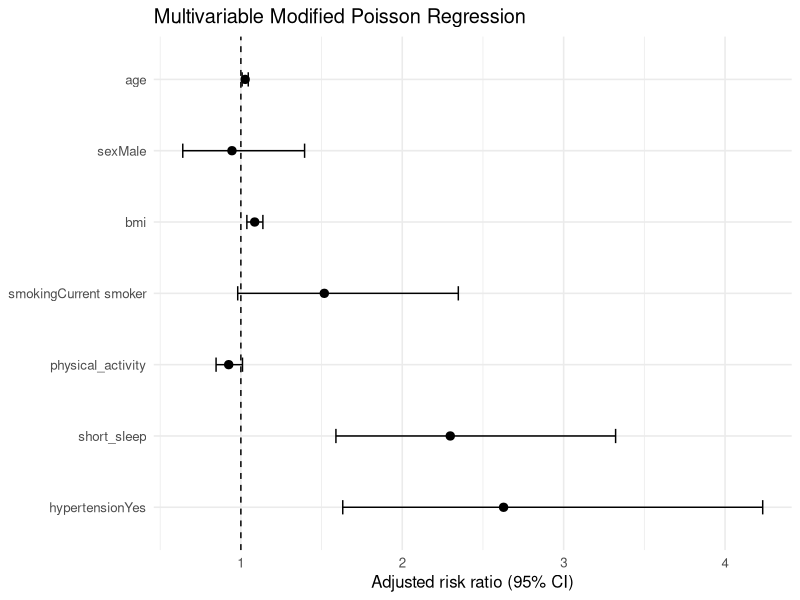
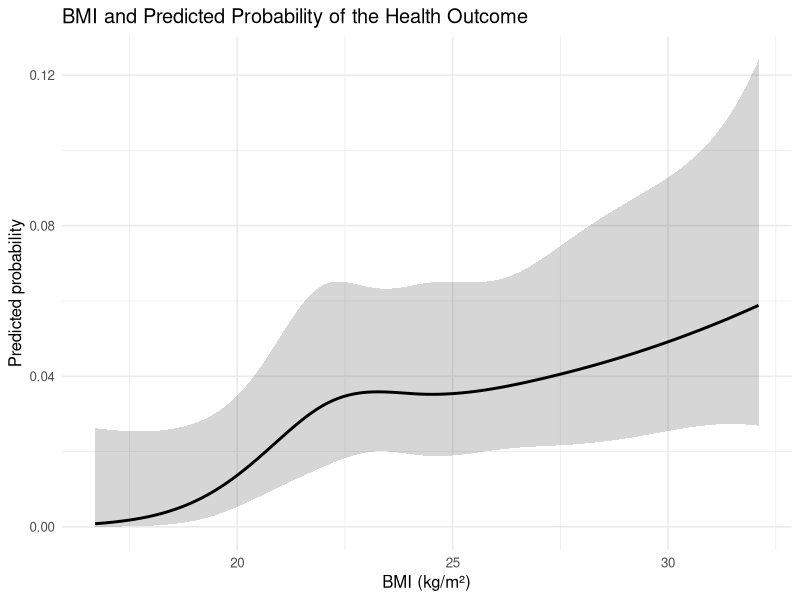
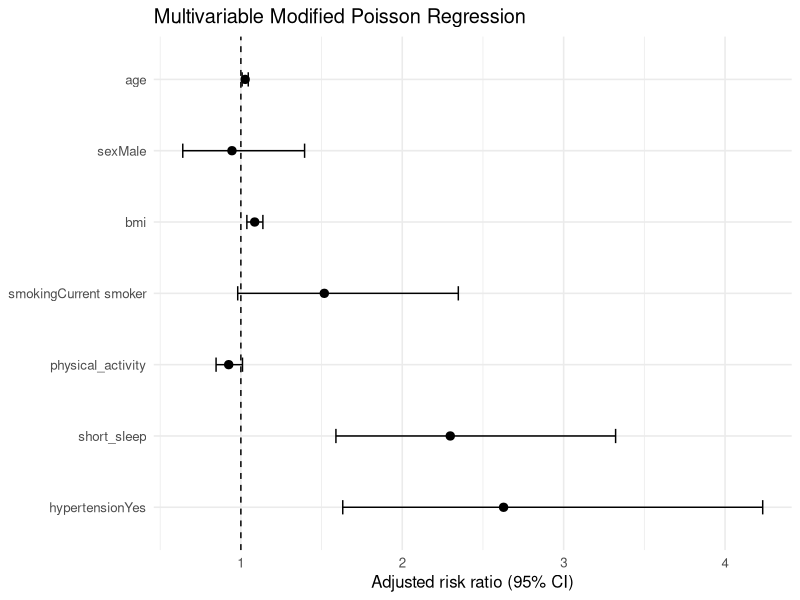
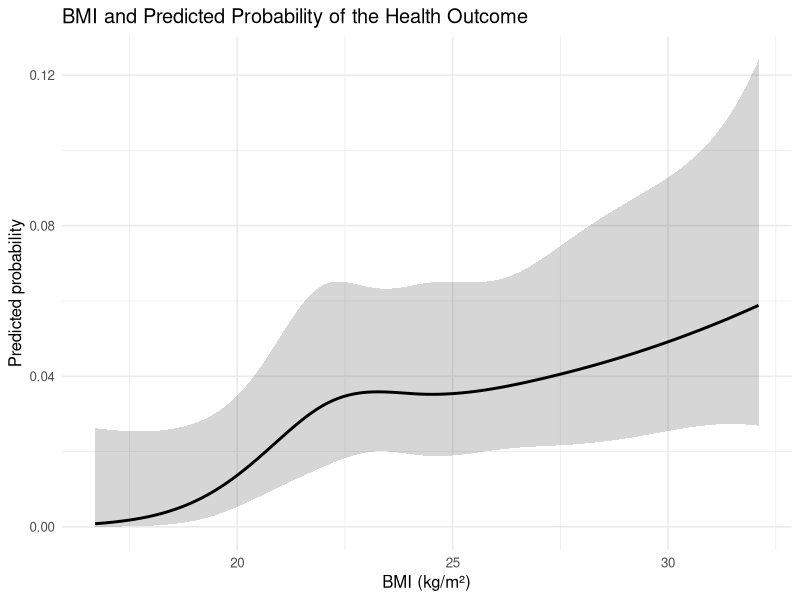

These charts were generated, in order, by the following R code:
# ============================================================
# 06_figures.R
#
# Purpose:
# Generate publication-style figures from model outputs.
# ============================================================


# ------------------------------------------------------------
# 1. Install/load ggplot2
# ------------------------------------------------------------

if (!requireNamespace("ggplot2", quietly = TRUE)) {
  install.packages("ggplot2")
}

library(ggplot2)


# ------------------------------------------------------------
# 2. Forest plot for modified Poisson model
# ------------------------------------------------------------

poisson_results <- read.csv(
  "output/modified_poisson_results.csv"
)

forest_data <- subset(
  poisson_results,
  Term != "(Intercept)"
)

forest_data$Term <- factor(
  forest_data$Term,
  levels = rev(forest_data$Term)
)

forest_plot <- ggplot(
  forest_data,
  aes(
    x = RR,
    y = Term
  )
) +
  geom_point(
    size = 2.5
  ) +
  geom_errorbarh(
    aes(
      xmin = Lower_95CI,
      xmax = Upper_95CI
    ),
    height = 0.2
  ) +
  geom_vline(
    xintercept = 1,
    linetype = "dashed"
  ) +
  labs(
    x = "Adjusted risk ratio (95% CI)",
    y = NULL,
    title = "Multivariable Modified Poisson Regression"
  ) +
  theme_minimal(
    base_size = 12
  )

print(forest_plot)

ggsave(
  filename = "output/figure_forest_plot.png",
  plot = forest_plot,
  width = 7,
  height = 5,
  dpi = 300
)


# ------------------------------------------------------------
# 3. BMI spline figure
# ------------------------------------------------------------

spline_data <- read.csv(
  "output/bmi_spline_predictions.csv"
)

spline_plot <- ggplot(
  spline_data,
  aes(
    x = bmi,
    y = Predicted_probability
  )
) +
  geom_ribbon(
    aes(
      ymin = Lower_95CI,
      ymax = Upper_95CI
    ),
    alpha = 0.2
  ) +
  geom_line(
    linewidth = 1
  ) +
  labs(
    x = "BMI (kg/m²)",
    y = "Predicted probability",
    title = "BMI and Predicted Probability of the Health Outcome"
  ) +
  theme_minimal(
    base_size = 12
  )

print(spline_plot)

ggsave(
  filename = "output/figure_bmi_spline.png",
  plot = spline_plot,
  width = 7,
  height = 5,
  dpi = 300
)


cat(
  "\nFigures successfully saved to output/.\n"
)
